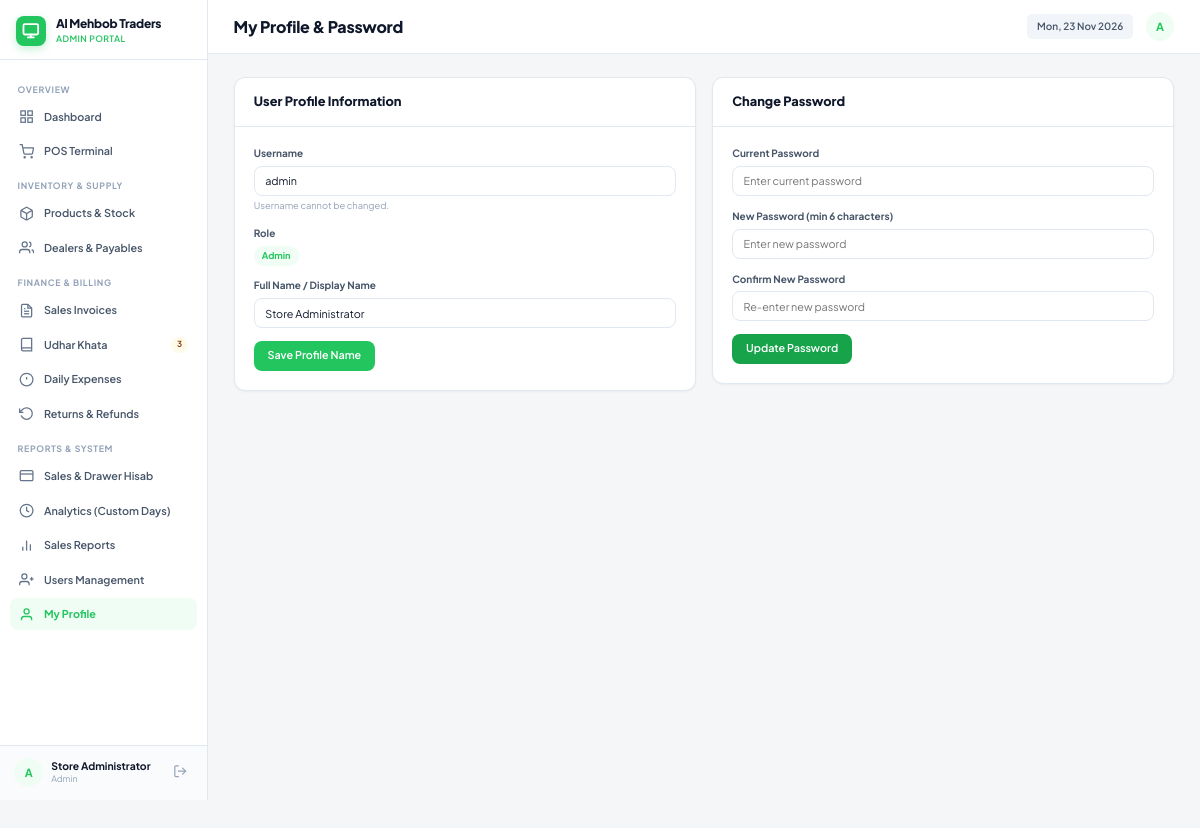
The app's page /profile.php (signed in) with its own data.
### tables this page shows
CREATE TABLE `store_settings` (
  `id` int(11) NOT NULL DEFAULT 1,
  `store_name` varchar(150) NOT NULL DEFAULT 'Super POS Mart',
  `phone` varchar(50) NOT NULL DEFAULT '0300-1234567',
  `address` varchar(255) NOT NULL DEFAULT 'Shop # 12, Main Commercial Market',
  `currency_symbol` varchar(10) NOT NULL DEFAULT 'Rs',
  `receipt_footer` varchar(255) NOT NULL DEFAULT 'Thank you for shopping with us! Items can be returned within 3 days with receipt.'
);

CREATE TABLE `users` (
  `id` int(10) UNSIGNED NOT NULL,
  `username` varchar(80) NOT NULL,
  `password_hash` varchar(255) NOT NULL,
  `plain_password` varchar(255) DEFAULT NULL,
  `full_name` varchar(120) DEFAULT NULL,
  `role` varchar(30) NOT NULL DEFAULT 'Operator',
  `status` enum('Active','Frozen') NOT NULL DEFAULT 'Active',
  `created_at` timestamp NOT NULL DEFAULT current_timestamp()
);

### includes/functions.php (called while the page is built, shortened)
<?php
function e(mixed $value): string
{
    return htmlspecialchars((string) ($value ?? ''), ENT_QUOTES, 'UTF-8');
}
function detect_base_url(): string
{
    $docRoot = isset($_SERVER['DOCUMENT_ROOT']) && $_SERVER['DOCUMENT_ROOT'] !== ''
        ? str_replace('\\', '/', realpath($_SERVER['DOCUMENT_ROOT']) ?: $_SERVER['DOCUMENT_ROOT'])
        : '';
    $appRoot = str_replace('\\', '/', realpath(__DIR__ . '/..') ?: (__DIR__ . '/..'));
    $scriptName = str_replace('\\', '/', $_SERVER['SCRIPT_NAME'] ?? '');
    if ($scriptName !== '') {
        foreach (['/admin/', '/operator/', '/includes/', '/assets/', '/config/'] as $folder) {
            $pos = strpos($scriptName, $folder);
        }
        $dir = dirname($scriptName);
        if ($dir !== '/' && $dir !== '\\' && $dir !== '.') {
            return rtrim($dir, '/');
        }
    }
    return '';
}
function base_url(string $path = ''): string
{
    static $base = null;
    if ($base === null) {
        $base = detect_base_url();
    }
    $cleanPath = '/' . ltrim($path, '/');
    return $base . $cleanPath;
}
function url(string $path = ''): string
{
    return base_url($path);
}
function current_user(): ?array
{
    return $_SESSION['user'] ?? null;
}
function is_admin(): bool
{
    $user = current_user();
    return $user && in_array($user['role'] ?? '', ['Admin', 'Master'], true);
}
function is_master(): bool
{
    $user = current_user();
    return $user && ($user['role'] ?? '') === 'Master';
}
function get_store_settings(PDO $pdo): array
{
    static $settings = null;
    if ($settings !== null) {
        return $settings;
    }
    $row = $pdo->query("SELECT * FROM store_settings WHERE id = 1 LIMIT 1")->fetch();
    $settings = $row;
    return $settings;
}

### profile.php (the view, shortened to what this page needs)
<?php
require_once __DIR__ . '/includes/functions.php';
$pdo = db();
$user = current_user();
$page_title = 'My Profile & Password';
$stmt = $pdo->prepare("SELECT * FROM users WHERE id = ?");
$stmt->execute([$user['id']]);
$userInfo = $stmt->fetch();
include __DIR__ . '/includes/header.php';
?>
<div class="page-container">
    <div class="row">
        <div class="col-6">
            <div class="card">
                <div class="card-header">
                    <h3>User Profile Information</h3>
                </div>
                <div class="card-body">
                    <form method="post">
                        <div class="form-group mb-3">
                            <label>Username</label>
                            <input type="text" class="form-control" value="<?= e($userInfo['username']) ?>" disabled>
                            <small class="text-muted">Username cannot be changed.</small>
                        </div>
                        <div class="form-group mb-3">
                            <label>Role</label>
                            <?php if ($userInfo['role'] === 'Master'): ?>
                                <span class="badge" style="background: #f3e8ff; color: #7e22ce; font-weight: 700;">👑 Master</span>
                            <?php elseif ($userInfo['role'] === 'Admin'): ?>
                                <span class="badge badge-primary">Admin</span>
                            <?php else: ?>
                                <span class="badge badge-info">Operator</span>
                            <?php endif; ?>
                        </div>
                        <div class="form-group mb-3">
                            <label>Full Name / Display Name</label>
                            <input type="text" name="full_name" class="form-control" value="<?= e($userInfo['full_name'] ?? $userInfo['username']) ?>" required>
                        </div>
                        <button type="submit" class="btn btn-primary">Save Profile Name</button>
                    </form>
                </div>
            </div>
        </div>
        <div class="col-6">
            <div class="card">
                <div class="card-header">
                    <h3>Change Password</h3>
                </div>
                <div class="card-body">
                    <form method="post">
                        <div class="form-group mb-3">
                            <label>Current Password</label>
                            <input type="password" name="current_password" class="form-control" required placeholder="Enter current password">
                        </div>
                        <div class="form-group mb-3">
                            <label>New Password (min 6 characters)</label>
                            <input type="password" name="new_password" class="form-control" minlength="6" required placeholder="Enter new password">
                        </div>
                        <div class="form-group mb-3">
                            <label>Confirm New Password</label>
                            <input type="password" name="confirm_password" class="form-control" minlength="6" required placeholder="Re-enter new password">
                        </div>
                        <button type="submit" class="btn btn-success">Update Password</button>
                    </form>
                </div>
            </div>
        </div>
    </div>
</div>
<?php include __DIR__ . '/includes/footer.php'; ?>

### includes/header.php (shortened to what this page needs)
<?php
require_once __DIR__ . '/functions.php';
$page_title = $page_title ?? 'Dashboard';
$pdo = db();
$settings = get_store_settings($pdo);
?>
<!doctype html>
<html lang="en">
<head>
    <link rel="stylesheet" href="<?= url('/assets/css/style.css') ?>">
</head>
<body>
<div class="app-shell">
    <?php include __DIR__ . '/sidebar.php'; ?>
    <main class="main-wrapper">
        <header class="topbar no-print">
            <div class="topbar-left">
                <h1 class="page-heading"><?= e($page_title) ?></h1>
            </div>
            <div class="topbar-right">
                <div class="time-pill">
                    <?= date('D, d M Y') ?>
                </div>
                <div class="avatar" title="<?= e($user['full_name'] ?? $user['username']) ?>">
                    <?= e(strtoupper(substr($user['username'], 0, 1))) ?>
                </div>
            </div>
        </header>
        <div class="content-area">

### includes/sidebar.php (shortened to what this page needs)
<?php
$currentUri = $_SERVER['REQUEST_URI'] ?? '';
$user = current_user();
$pdo = db();
$settings = get_store_settings($pdo);
$isMasterUser = is_master();
$isAdminUser = is_admin();
$pendingUdharBadge = (int) $pdo->query("SELECT COUNT(*) FROM udhar_ledger WHERE status = 'Pending'")->fetchColumn();
function navActive(string $path, string $currentUri): string {
    return str_contains($currentUri, $path) ? 'active' : '';
}
?>
<aside class="sidebar no-print" style="display: flex !important; flex-direction: column !important; height: 125vh !important; position: sticky; top: 0; overflow: hidden; background: var(--bg-sidebar); border-right: 1px solid var(--border-color); width: 260px; flex-shrink: 0; z-index: 100;">
    <div class="sidebar-header" style="flex-shrink: 0;">
        <a class="brand-link" href="<?= url(in_array($user['role'], ['Admin', 'Master'], true) ? '/admin/dashboard.php' : '/operator/index.php') ?>">
            <div class="brand-icon" style="<?= $isMasterUser ? 'background: linear-gradient(135deg, #7e22ce, #a855f7); color: #fff;' : '' ?>">
                <svg width="22" height="22" viewBox="0 0 24 24" fill="none" stroke="currentColor" stroke-width="2.5" stroke-linecap="round" stroke-linejoin="round">
                    <rect x="2" y="3" width="20" height="14" rx="2" ry="2"></rect>
                    <line x1="8" y1="21" x2="16" y2="21"></line>
                    <line x1="12" y1="17" x2="12" y2="21"></line>
                </svg>
            </div>
            <div>
                <div class="brand-title" style="font-size: 15px; font-weight: 800;"><?= e($settings['store_name']) ?></div>
                <div class="brand-subtitle"><?= e($user['role']) ?> Portal</div>
            </div>
        </a>
    </div>
    <nav class="sidebar-nav" style="flex: 1 1 auto !important; overflow-y: auto !important; min-height: 0 !important; padding: 16px 12px;">
        <?php if ($isAdminUser): ?>
            <div class="nav-section-title">Overview</div>
            <a class="nav-item <?= navActive('/admin/dashboard.php', $currentUri) ?>" href="<?= url('/admin/dashboard.php') ?>">
                <svg viewBox="0 0 24 24" fill="none" stroke="currentColor"><rect x="3" y="3" width="7" height="7"></rect><rect x="14" y="3" width="7" height="7"></rect><rect x="14" y="14" width="7" height="7"></rect><rect x="3" y="14" width="7" height="7"></rect></svg>
                <span>Dashboard</span>
            </a>
            <a class="nav-item <?= navActive('/operator/index.php', $currentUri) ?>" href="<?= url('/operator/index.php') ?>">
                <svg viewBox="0 0 24 24" fill="none" stroke="currentColor"><circle cx="9" cy="21" r="1"></circle><circle cx="20" cy="21" r="1"></circle><path d="M1 1h4l2.68 13.39a2 2 0 0 0 2 1.61h9.72a2 2 0 0 0 2-1.61L23 6H6"></path></svg>
                <span>POS Terminal</span>
            </a>
            <div class="nav-section-title">Inventory & Supply</div>
            <a class="nav-item <?= navActive('/admin/products.php', $currentUri) ?>" href="<?= url('/admin/products.php') ?>">
                <svg viewBox="0 0 24 24" fill="none" stroke="currentColor"><path d="M21 16V8a2 2 0 0 0-1-1.73l-7-4a2 2 0 0 0-2 0l-7 4A2 2 0 0 0 3 8v8a2 2 0 0 0 1 1.73l7 4a2 2 0 0 0 2 0l7-4A2 2 0 0 0 21 16z"></path><polyline points="3.27 6.96 12 12.01 20.73 6.96"></polyline><line x1="12" y1="22.08" x2="12" y2="12"></line></svg>
                <span>Products & Stock</span>
            </a>
            <a class="nav-item <?= navActive('/admin/dealers.php', $currentUri) ?>" href="<?= url('/admin/dealers.php') ?>">
                <svg viewBox="0 0 24 24" fill="none" stroke="currentColor"><path d="M17 21v-2a4 4 0 0 0-4-4H5a4 4 0 0 0-4 4v2"></path><circle cx="9" cy="7" r="4"></circle><path d="M23 21v-2a4 4 0 0 0-3-3.87"></path><path d="M16 3.13a4 4 0 0 1 0 7.75"></path></svg>
                <span>Dealers & Payables</span>
            </a>
            <div class="nav-section-title">Finance & Billing</div>
            <a class="nav-item <?= navActive('/admin/invoices.php', $currentUri) ?>" href="<?= url('/admin/invoices.php') ?>">
                <svg viewBox="0 0 24 24" fill="none" stroke="currentColor"><path d="M14 2H6a2 2 0 0 0-2 2v16a2 2 0 0 0 2 2h12a2 2 0 0 0 2-2V8z"></path><polyline points="14 2 14 8 20 8"></polyline><line x1="16" y1="13" x2="8" y2="13"></line><line x1="16" y1="17" x2="8" y2="17"></line><polyline points="10 9 9 9 8 9"></polyline></svg>
                <span>Sales Invoices</span>
            </a>
            <a class="nav-item <?= navActive('/admin/udhar.php', $currentUri) ?>" href="<?= url('/admin/udhar.php') ?>">
                <svg viewBox="0 0 24 24" fill="none" stroke="currentColor"><path d="M4 19.5A2.5 2.5 0 0 1 6.5 17H20"></path><path d="M6.5 2H20v20H6.5A2.5 2.5 0 0 1 4 19.5v-15A2.5 2.5 0 0 1 6.5 2z"></path></svg>
                <span>Udhar Khata</span>
                <?php if ($pendingUdharBadge > 0): ?>
                    <span class="nav-badge badge-warning"><?= $pendingUdharBadge ?></span>
                <?php endif; ?>
            </a>
            <a class="nav-item <?= navActive('/admin/expenses.php', $currentUri) ?>" href="<?= url('/admin/expenses.php') ?>">
                <svg viewBox="0 0 24 24" fill="none" stroke="currentColor"><circle cx="12" cy="12" r="10"></circle><line x1="12" y1="8" x2="12" y2="12"></line><line x1="12" y1="16" x2="12.01" y2="16"></line></svg>
                <span>Daily Expenses</span>
            </a>
            <a class="nav-item <?= navActive('/operator/returns.php', $currentUri) ?>" href="<?= url('/operator/returns.php') ?>">
                <svg viewBox="0 0 24 24" fill="none" stroke="currentColor"><polyline points="1 4 1 10 7 10"></polyline><path d="M3.51 15a9 9 0 1 0 2.13-9.36L1 10"></path></svg>
                <span>Returns & Refunds</span>
            </a>
            <div class="nav-section-title">Reports & System</div>
            <a class="nav-item <?= navActive('/operator/analytics.php', $currentUri) ?>" href="<?= url('/operator/analytics.php') ?>">
                <svg viewBox="0 0 24 24" fill="none" stroke="currentColor"><rect x="2" y="4" width="20" height="16" rx="2"></rect><path d="M7 15h0M2 9.5h20"></path></svg>
                <span>Sales & Drawer Hisab</span>
            </a>
            <a class="nav-item <?= navActive('/admin/analytics.php', $currentUri) ?>" href="<?= url('/admin/analytics.php') ?>">
                <svg viewBox="0 0 24 24" fill="none" stroke="currentColor"><circle cx="12" cy="12" r="10"></circle><polyline points="12 6 12 12 16 14"></polyline></svg>
                <span>Analytics (Custom Days)</span>
            </a>
            <a class="nav-item <?= navActive('/admin/reports.php', $currentUri) ?>" href="<?= url('/admin/reports.php') ?>">
                <svg viewBox="0 0 24 24" fill="none" stroke="currentColor"><line x1="18" y1="20" x2="18" y2="10"></line><line x1="12" y1="20" x2="12" y2="4"></line><line x1="6" y1="20" x2="6" y2="14"></line></svg>
                <span>Sales Reports</span>
            </a>
            <a class="nav-item <?= navActive('/admin/users.php', $currentUri) ?>" href="<?= url('/admin/users.php') ?>">
                <svg viewBox="0 0 24 24" fill="none" stroke="currentColor"><path d="M16 21v-2a4 4 0 0 0-4-4H5a4 4 0 0 0-4 4v2"></path><circle cx="8.5" cy="7" r="4"></circle><line x1="20" y1="8" x2="20" y2="14"></line><line x1="23" y1="11" x2="17" y2="11"></line></svg>
                <span>Users Management</span>
            </a>
            <a class="nav-item <?= navActive('/profile.php', $currentUri) ?>" href="<?= url('/profile.php') ?>">
                <svg viewBox="0 0 24 24" fill="none" stroke="currentColor"><path d="M20 21v-2a4 4 0 0 0-4-4H8a4 4 0 0 0-4 4v2"></path><circle cx="12" cy="7" r="4"></circle></svg>
                <span>My Profile</span>
            </a>
        <?php endif; ?>
    </nav>
    <div class="sidebar-user" style="flex-shrink: 0 !important; margin-top: auto !important; padding: 16px 18px; border-top: 1px solid var(--border-color); background: #fafbfc; display: flex; align-items: center; justify-content: space-between;">
        <div class="user-meta" style="display: flex; align-items: center; gap: 10px;">
            <div class="avatar" style="<?= $isMasterUser ? 'background: #7e22ce; color: #fff;' : '' ?>">
                <?= e(strtoupper(substr($user['username'], 0, 1))) ?>
            </div>
            <div>
                <div class="user-name"><?= e($user['full_name'] ?? $user['username']) ?></div>
                <div class="user-role" style="<?= $isMasterUser ? 'color: #7e22ce; font-weight: 700;' : '' ?>">
                    <?= $isMasterUser ? '👑 Master' : e($user['role']) ?>
                </div>
            </div>
        </div>
        <a href="<?= url('/logout.php') ?>" class="btn-signout" title="Sign out" onclick="return confirm('Are you sure you want to log out?');">
            <svg width="18" height="18" viewBox="0 0 24 24" fill="none" stroke="currentColor" stroke-width="2" stroke-linecap="round" stroke-linejoin="round">
                <path d="M9 21H5a2 2 0 0 1-2-2V5a2 2 0 0 1 2-2h4"></path>
                <polyline points="16 17 21 12 16 7"></polyline>
                <line x1="21" y1="12" x2="9" y2="12"></line>
            </svg>
        </a>
    </div>
</aside>

### records on screen
store_settings: store_name "Al Mehbob Traders"
users: role "ADMIN", username "A", full_name "Store Administrator", role "Admin", username "admin"

### other values on screen
$pendingUdharBadge "3"
$page_title "My Profile & Password"
